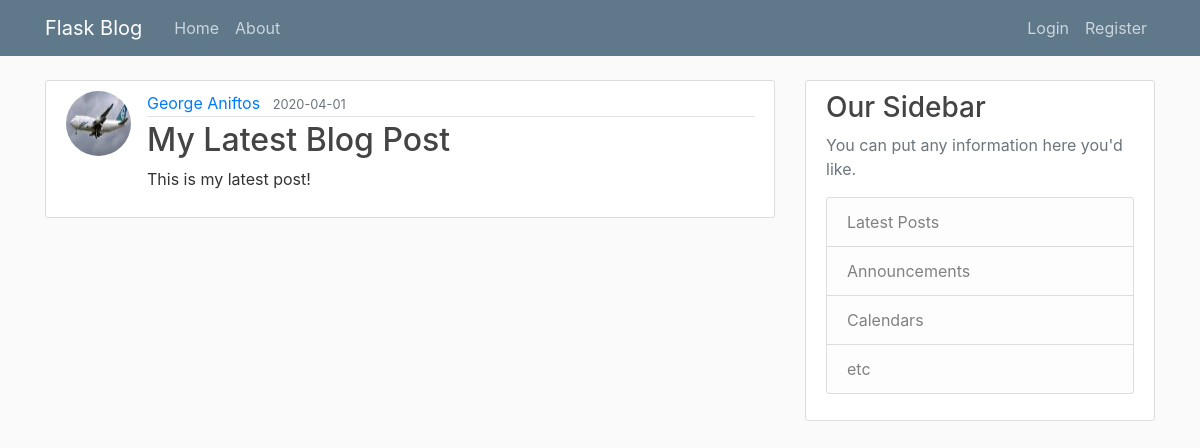
The page /post/14 on the database as committed earlier.
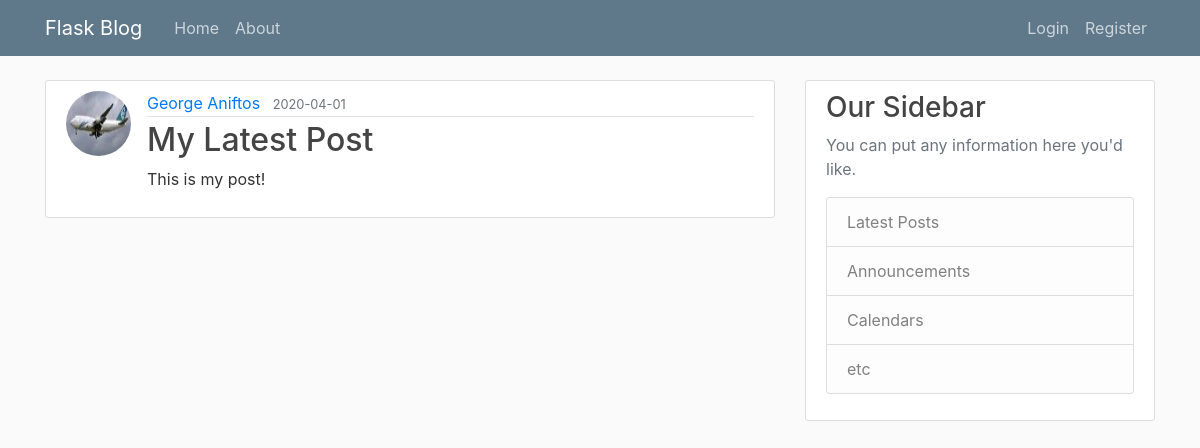
The same page on the database as committed later.
### flaskblog/models.py (models this page shows, shortened)
class Post(db.Model): #Each class is an individual table on the database with the name "post" (lowercase)
    id = db.Column(db.Integer, primary_key = True) #unique post
    title = db.Column(db.String(100), nullable = False)
    date_posted = db.Column(db.DateTime, nullable = False, default = datetime.utcnow)
    content = db.Column(db.Text, nullable = False)
    user_id = db.Column(db.Integer, db.ForeignKey('user.id'), nullable=False) # specify is a foreign key.

### flaskblog/posts/routes.py (the view)
@posts.route("/post/<int:post_id>") #flask give us ability to add variable within our routes. we expecting integer
def post(post_id):
    post = Post.query.get_or_404(post_id) #ise mew method instead of get. get the post or return a page enot excists
    return render_template('post.html', title=post.title, post=post)

### flaskblog/templates/post.html (shortened to what this page needs)
{% extends 'layout.html' %}
{% block content %}
    <article class="media content-section">
        <img class="rounded-circle article-img" src="{{ url_for('static', filename='profile_pics/'+ post.author.image_file) }}">
        <div class="media-body">
            <div class="article-metadata">
                <a class="mr-2" href="{{ url_for('users.user_posts', username=post.author.username) }}">{{ post.author.username }}</a>
                <small class="text-muted">{{ post.date_posted.strftime('%Y-%m-%d') }}</small>
            </div>
            <h2 class="article-title">{{ post.title }}</h2>
            <p class="article-content">{{ post.content }}</p>
        </div>
    </article>
{% endblock content %}

Rows that differ between the two databases and show on the page:
changed Post: title "My Latest Blog Post" → "My Latest Post"; content "This is my latest post!" → "This is my post!"
